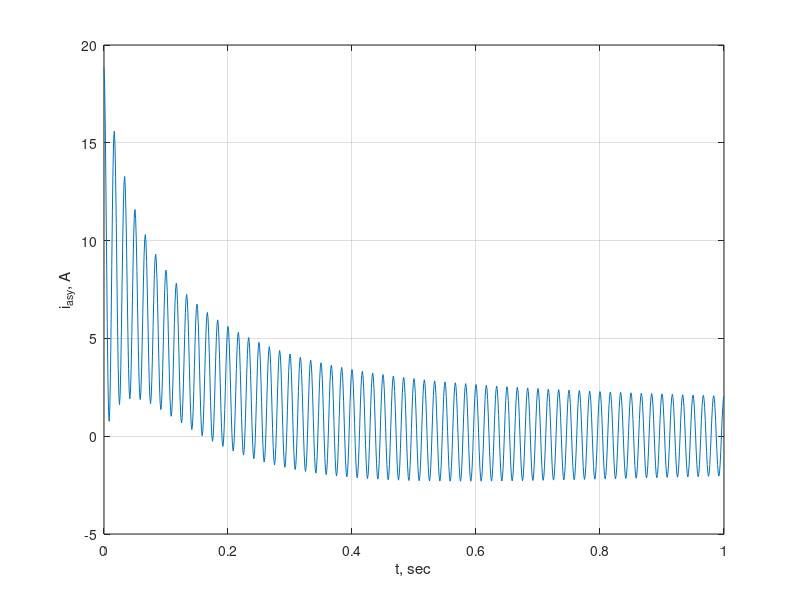

MATLAB code for this plot:
w0 = 2*pi*60; E0 = 1.0; delta = pi/2;
Xd2dash = 0.15;   Xddash  = 0.4;  Xd = 1.2;
tau2dash = 0.035; taudash = 1.0; ta = 0.15;
t=0:1/(4*240):1;
iasy = sqrt(2)*E0*((1/Xd2dash-1/Xddash)*exp(-t/tau2dash) +...
  (1/Xddash-1/Xd)*exp(-t/taudash) + 1/Xd).*sin(w0*t + delta) +...
  sqrt(2)*E0/Xd2dash *exp(-t/ta);

plot(t, iasy), grid
xlabel('t, sec'), ylabel('i_{asy}, A')
[t' iasy']
